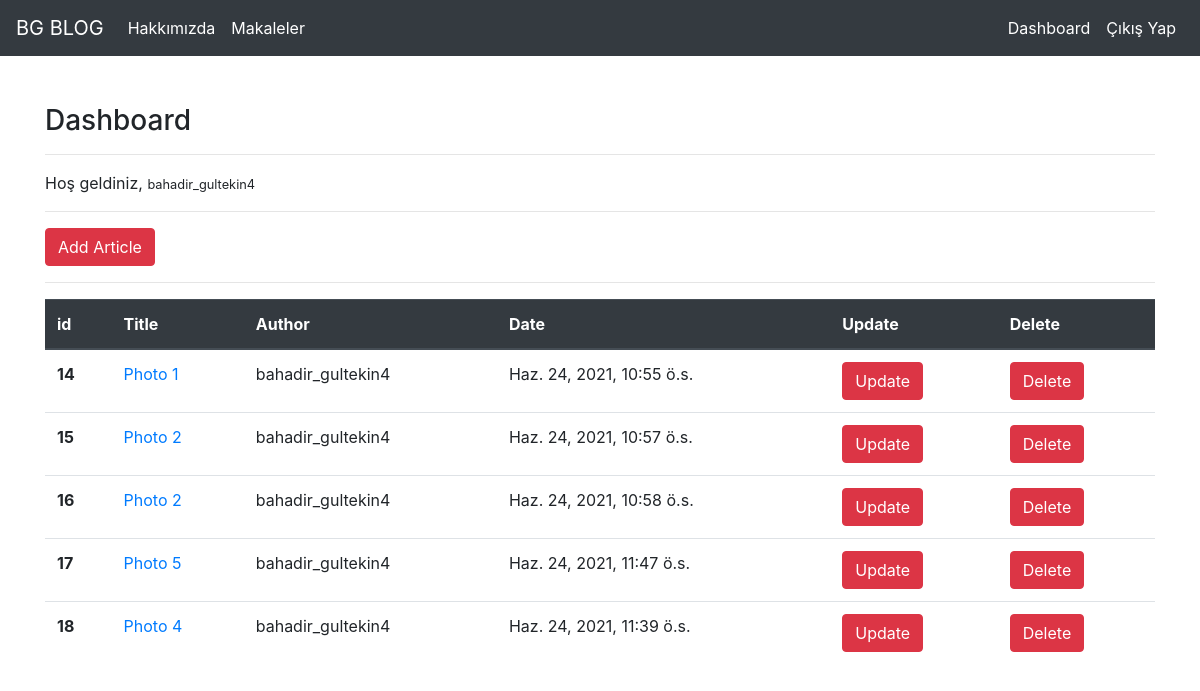
The page /articles/dashboard/ (signed in) on the database as committed earlier.
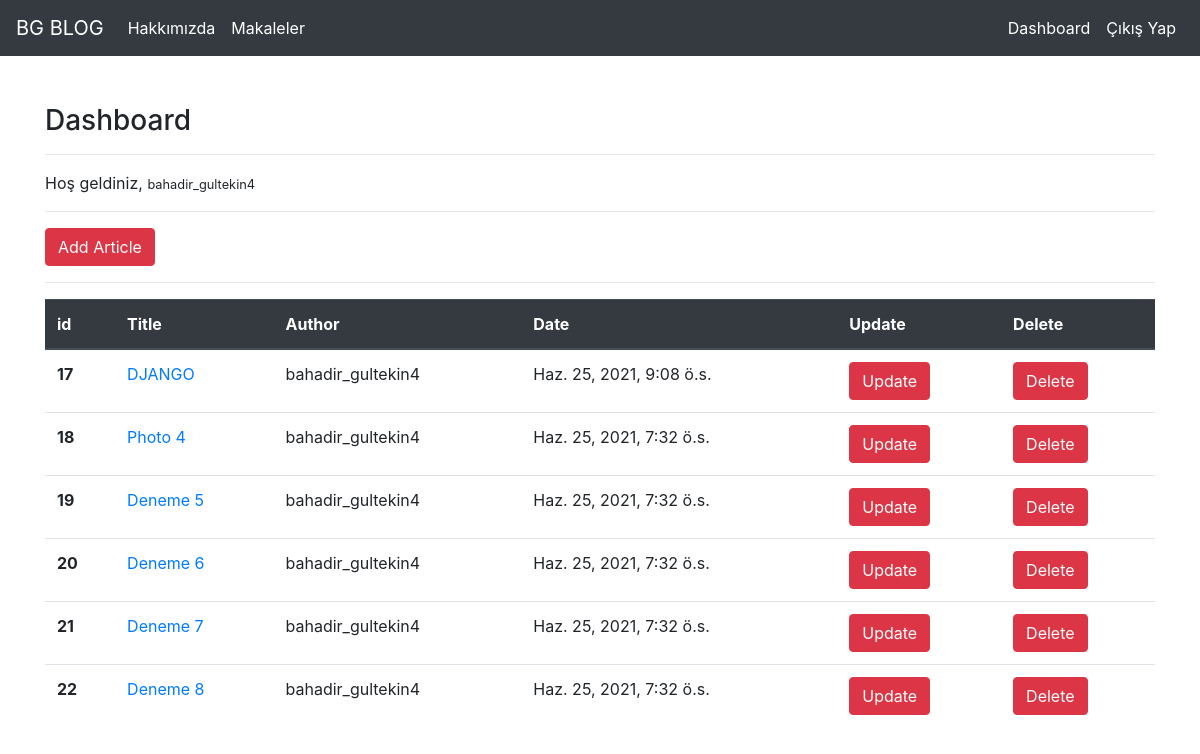
The same page on the database as committed later.
### article/models.py (models this page shows, shortened)
class Article(models.Model):
    author = models.ForeignKey("auth.User",on_delete = models.CASCADE) # hangi tabloyu gosterdiğini foreign key ile belirtiriz
    title = models.CharField(max_length = 50)
    content = RichTextField()
    createdDate = models.DateTimeField(auto_now=True)
    articleImage = models.FileField(blank=True, null=True ,verbose_name= " Add photo to article ")

### article/views.py (the view)
# urls.py: path('dashboard/',views.dashboard, name = "dashboard"),
@login_required(login_url= "user:login")
def dashboard(request):
    articles = Article.objects.filter(author = request.user)
    context = {
        "articles" : articles
    }
    return render(request,"dashboard.html",context)

### templates/dashboard.html
{% extends "layout.html" %}
{% block body %}
    <h3>Dashboard</h3>
    <hr>
    <p>
        Hoş geldiniz, <small>{{request.user.username}}</small>
    </p>
    <hr>
    <a href="/articles/addarticle" class="btn btn-danger">Add Article</a>
    <hr>
      {% if articles %}
        <table class="table">
          <thead class="thead-dark">
            <tr>
              <th scope="col">id</th>
              <th scope="col">Title</th>
              <th scope="col">Author</th>
              <th scope="col">Date</th>
              <th scope="col">Update</th>
              <th scope="col">Delete</th>
            </tr>
          </thead>
          <tbody>
          {% for article in articles %}
            <tr>
              <th scope="row">{{article.id}}</th>
                <td> <a href="/articles/article/{{article.id}}">{{article.title}}</a></td>
                <td>{{article.author.username}}</td>
                <td>{{article.createdDate}}</td>
                <td><a href="/articles/update/{{article.id}}" class="btn btn-danger">Update</a></td>
                <td><a href="/articles/delete/{{article.id}}" class="btn btn-danger">Delete</a></td>
            </tr>
          {% endfor %}
          </tbody>
        </table>
    {% else %}
      <div class="alert alert-danger"> You do not have any articles yet !</div>
    {% endif %}
{% endblock body %}

### templates/layout.html (shortened to what this page needs)
<!DOCTYPE html>
{% load static %}
<html lang="en">
<head>
    <link rel="stylesheet" href="https://stackpath.bootstrapcdn.com/bootstrap/4.3.1/css/bootstrap.min.css"
>
</head>
<body>
    {% include "includes/navbar.html" %}
    <div class="container" style = "margin-top : 4%; ">
    {% block body %}
    {% endblock body %}
    </div>
</body>
</html>

### templates/includes/navbar.html (shortened to what this page needs)
<nav class="navbar navbar-expand-lg navbar-dark bg-dark">
    <a class="navbar-brand" href="/">BG BLOG</a>
    <div class="collapse navbar-collapse" id="navbarTogglerDemo03">
      <ul class="navbar-nav mr-auto mt-2 mt-lg-0">
        <li class="nav-item active">
          <a class="nav-link" href="/about">Hakkımızda <span class="sr-only">(current)</span></a>
        </li>
        <li class="nav-item active">
          <a class="nav-link" href="/articles">Makaleler</a>
        </li>
      </ul>
      <ul class="navbar-nav ml-auto mt-2 mt-lg-0">
      {% if  request.user.is_authenticated %}
      <li class="nav-item active">
          <a href="/articles/dashboard" class="nav-link"> Dashboard </a>
      </li>
      <li class="nav-item active">
          <a href="/user/logout" class="nav-link"> Çıkış Yap </a>
      </li>
      {% endif %}
      </ul>
    </div>
  </nav>

Rows that differ between the two databases and show on the page:
removed Article: id "14", title "Photo 1", author.username "bahadir_gultekin4", createdDate "Haz. 24, 2021, 10:55 ö.s."
removed Article: id "15", title "Photo 2", author.username "bahadir_gultekin4", createdDate "Haz. 24, 2021, 10:57 ö.s."
removed Article: id "16", title "Photo 2", author.username "bahadir_gultekin4", createdDate "Haz. 24, 2021, 10:58 ö.s."
changed Article id 17: title "Photo 5" → "DJANGO"; createdDate "Haz. 24, 2021, 11:47 ö.s." → "Haz. 25, 2021, 9:08 ö.s."
changed Article "Photo 4": createdDate "Haz. 24, 2021, 11:39 ö.s." → "Haz. 25, 2021, 7:32 ö.s."
added Article: id "19", title "Deneme 5", author.username "bahadir_gultekin4", createdDate "Haz. 25, 2021, 7:32 ö.s."
added Article: id "20", title "Deneme 6", author.username "bahadir_gultekin4", createdDate "Haz. 25, 2021, 7:32 ö.s."
added Article: id "21", title "Deneme 7", author.username "bahadir_gultekin4", createdDate "Haz. 25, 2021, 7:32 ö.s."
added Article: id "22", title "Deneme 8", author.username "bahadir_gultekin4", createdDate "Haz. 25, 2021, 7:32 ö.s."
